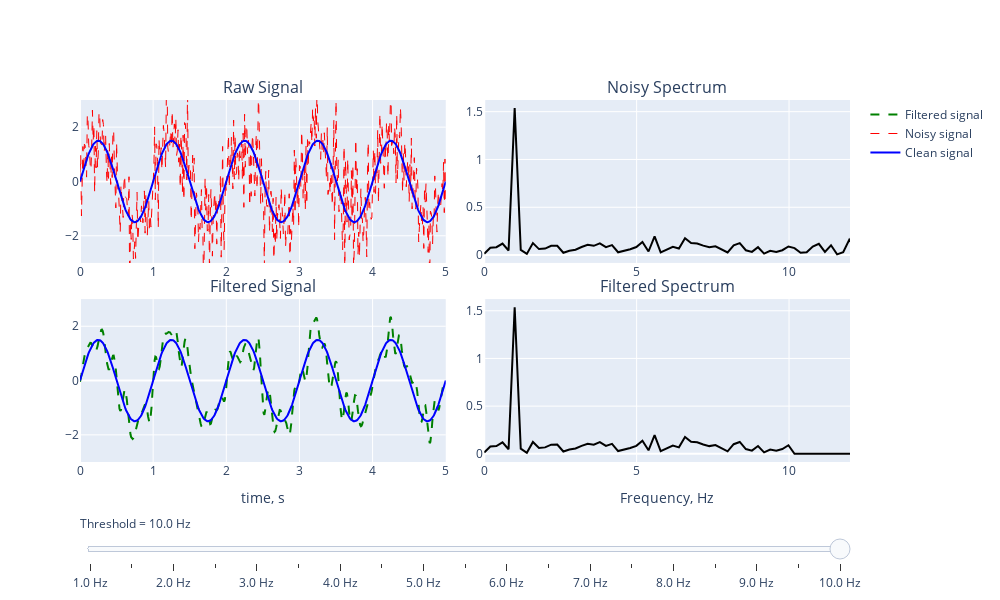

Notebook code cell kept with this figure:
### Code cell
import plotly.graph_objects as go
from plotly.subplots import make_subplots
import numpy as np

ts = np.arange(2,21)*0.5
Nt = len(ts)

# Parameter setup
T = 5.0         # Sample Period
fs = 100.0      # sample rate, Hz
n = int(T * fs) # total number of samples
t = np.linspace(0, T, n+1)
# sin wave
sig = 1.5*np.sin(2*np.pi*t)
noise = np.random.randn(n+1)  # Random noise, more likely in real life

# Prepare data
data = sig + ns*noise
spec = np.fft.fft(data)
freq = np.fft.fftfreq(n+1, d=1/fs)
def getSpec(fr, sp):
    _s = np.sqrt(sp.real**2+sp.imag**2)/(n+1)
    _m = fr>=0
    return fr[_m], _s[_m]*2
fr, sp = getSpec(freq, spec)

splp = np.zeros((Nt, len(fr)))
filt = np.zeros((Nt, n+1))
for i in range(Nt):
    mask = np.abs(freq) > ts[i]
    _sp = np.copy(spec)
    _sp[mask] = 0.0
    _, splp[i] = getSpec(freq, _sp)
    filt[i] = np.fft.ifft(_sp).real

# Make the plots
fig = make_subplots(rows=2, cols=2,
                    vertical_spacing=0.1, horizontal_spacing=0.05,
                    subplot_titles=("Raw Signal", "Noisy Spectrum", "Filtered Signal", "Filtered Spectrum"))

# Add traces, one for each slider step
## Varying signals
### Filtered signal
for _i in range(Nt):
    fig.add_trace(
        go.Scatter(
            visible=False, line=dict(color="green", width=2, dash='dash'), mode='lines',
            name="Filtered signal", x=t, y=filt[_i]), row=2, col=1)
### Filtered spectrum
for _i in range(Nt):
    fig.add_trace(
        go.Scatter(
            visible=False, line=dict(color="black", width=2),
            name="Filtered spectrum", x=fr, y=splp[_i], showlegend=False), row=2, col=2)
fig.data[Nt-1].visible = True
fig.data[2*Nt-1].visible = True
## Fixed signals
### Original signals
fig.add_trace(go.Scatter(
    visible=True, line=dict(color="red", width=1, dash='dash'), mode='lines',
    name="Noisy signal", x=t, y=data), row=1, col=1)
fig.add_trace(go.Scatter(
    visible=True, line=dict(color="blue", width=2), mode='lines',
    name="Clean signal", x=t, y=sig), row=1, col=1)
### Reference spectrum
fig.add_trace(go.Scatter(
    visible=True, line=dict(color="black", width=2),
    name="Noisy spectrum", x=fr, y=sp, showlegend=False), row=1, col=2)
### Reference signal
fig.add_trace(go.Scatter(
    visible=True, line=dict(color="blue", width=2), mode='lines',
    name="Clean signal", x=t, y=sig, showlegend=False), row=2, col=1)

# Create and add slider
steps = []
for i in range(Nt):
    step = dict(
        method="update",
        args=[{"visible": [False] * (2*Nt) + [True]*4}],
        label=f"{ts[i]} Hz"
    )
    step["args"][0]["visible"][i] = True
    step["args"][0]["visible"][i+Nt] = True
    steps.append(step)

sliders = [dict(
    active=Nt-1,
    currentvalue={"prefix": "Threshold = "},
    pad={"t": 50},
    steps=steps
)]

fig.update_layout(
    sliders=sliders,
    autosize=False,
    width=1000,
    height=600)
fig.update_yaxes(row=1, col=1, range=[-3,3])
fig.update_xaxes(row=1, col=2, range=[0,12])
fig.update_xaxes(row=2, col=1, title_text='time, s')
fig.update_yaxes(row=2, col=1, range=[-3,3])
fig.update_xaxes(row=2, col=2, range=[0,12], title_text='Frequency, Hz')

fig.show()

### Figure 1 — Plotly figure (JSON) as saved in the notebook; plotly's stock layout.template omitted (floating-point values rounded to 4 significant figures; data arrays with more than 128 entries replaced by an {"elided": "..."} marker saying what was removed)
{"data": [{"line": {"color": "green", "dash": "dash", "width": 2}, "mode": "lines", "name": "Filtered signal", "type": "scatter", "visible": false, "x": {"elided": "501 float values"}, "xaxis": "x3", "y": {"elided": "501 float values"}, "yaxis": "y3"}, {"line": {"color": "green", "dash": "dash", "width": 2}, "mode": "lines", "name": "Filtered signal", "type": "scatter", "visible": false, "x": {"elided": "501 float values"}, "xaxis": "x3", "y": {"elided": "501 float values"}, "yaxis": "y3"}, {"line": {"color": "green", "dash": "dash", "width": 2}, "mode": "lines", "name": "Filtered signal", "type": "scatter", "visible": false, "x": {"elided": "501 float values"}, "xaxis": "x3", "y": {"elided": "501 float values"}, "yaxis": "y3"}, {"line": {"color": "green", "dash": "dash", "width": 2}, "mode": "lines", "name": "Filtered signal", "type": "scatter", "visible": false, "x": {"elided": "501 float values"}, "xaxis": "x3", "y": {"elided": "501 float values"}, "yaxis": "y3"}, {"line": {"color": "green", "dash": "dash", "width": 2}, "mode": "lines", "name": "Filtered signal", "type": "scatter", "visible": false, "x": {"elided": "501 float values"}, "xaxis": "x3", "y": {"elided": "501 float values"}, "yaxis": "y3"}, {"line": {"color": "green", "dash": "dash", "width": 2}, "mode": "lines", "name": "Filtered signal", "type": "scatter", "visible": false, "x": {"elided": "501 float values"}, "xaxis": "x3", "y": {"elided": "501 float values"}, "yaxis": "y3"}, {"line": {"color": "green", "dash": "dash", "width": 2}, "mode": "lines", "name": "Filtered signal", "type": "scatter", "visible": false, "x": {"elided": "501 float values"}, "xaxis": "x3", "y": {"elided": "501 float values"}, "yaxis": "y3"}, {"line": {"color": "green", "dash": "dash", "width": 2}, "mode": "lines", "name": "Filtered signal", "type": "scatter", "visible": false, "x": {"elided": "501 float values"}, "xaxis": "x3", "y": {"elided": "501 float values"}, "yaxis": "y3"}, {"line": {"color": "green", "dash": "dash", "width": 2}, "mode": "lines", "name": "Filtered signal", "type": "scatter", "visible": false, "x": {"elided": "501 float values"}, "xaxis": "x3", "y": {"elided": "501 float values"}, "yaxis": "y3"}, {"line": {"color": "green", "dash": "dash", "width": 2}, "mode": "lines", "name": "Filtered signal", "type": "scatter", "visible": false, "x": {"elided": "501 float values"}, "xaxis": "x3", "y": {"elided": "501 float values"}, "yaxis": "y3"}, {"line": {"color": "green", "dash": "dash", "width": 2}, "mode": "lines", "name": "Filtered signal", "type": "scatter", "visible": false, "x": {"elided": "501 float values"}, "xaxis": "x3", "y": {"elided": "501 float values"}, "yaxis": "y3"}, {"line": {"color": "green", "dash": "dash", "width": 2}, "mode": "lines", "name": "Filtered signal", "type": "scatter", "visible": false, "x": {"elided": "501 float values"}, "xaxis": "x3", "y": {"elided": "501 float values"}, "yaxis": "y3"}, {"line": {"color": "green", "dash": "dash", "width": 2}, "mode": "lines", "name": "Filtered signal", "type": "scatter", "visible": false, "x": {"elided": "501 float values"}, "xaxis": "x3", "y": {"elided": "501 float values"}, "yaxis": "y3"}, {"line": {"color": "green", "dash": "dash", "width": 2}, "mode": "lines", "name": "Filtered signal", "type": "scatter", "visible": false, "x": {"elided": "501 float values"}, "xaxis": "x3", "y": {"elided": "501 float values"}, "yaxis": "y3"}, {"line": {"color": "green", "dash": "dash", "width": 2}, "mode": "lines", "name": "Filtered signal", "type": "scatter", "visible": false, "x": {"elided": "501 float values"}, "xaxis": "x3", "y": {"elided": "501 float values"}, "yaxis": "y3"}, {"line": {"color": "green", "dash": "dash", "width": 2}, "mode": "lines", "name": "Filtered signal", "type": "scatter", "visible": false, "x": {"elided": "501 float values"}, "xaxis": "x3", "y": {"elided": "501 float values"}, "yaxis": "y3"}, {"line": {"color": "green", "dash": "dash", "width": 2}, "mode": "lines", "name": "Filtered signal", "type": "scatter", "visible": false, "x": {"elided": "501 float values"}, "xaxis": "x3", "y": {"elided": "501 float values"}, "yaxis": "y3"}, {"line": {"color": "green", "dash": "dash", "width": 2}, "mode": "lines", "name": "Filtered signal", "type": "scatter", "visible": false, "x": {"elided": "501 float values"}, "xaxis": "x3", "y": {"elided": "501 float values"}, "yaxis": "y3"}, {"line": {"color": "green", "dash": "dash", "width": 2}, "mode": "lines", "name": "Filtered signal", "type": "scatter", "visible": true, "x": {"elided": "501 float values"}, "xaxis": "x3", "y": {"elided": "501 float values"}, "yaxis": "y3"}, {"line": {"color": "black", "width": 2}, "name": "Filtered spectrum", "showlegend": false, "type": "scatter", "visible": false, "x": {"elided": "251 float values"}, "xaxis": "x4", "y": {"elided": "251 float values"}, "yaxis": "y4"}, {"line": {"color": "black", "width": 2}, "name": "Filtered spectrum", "showlegend": false, "type": "scatter", "visible": false, "x": {"elided": "251 float values"}, "xaxis": "x4", "y": {"elided": "251 float values"}, "yaxis": "y4"}, {"line": {"color": "black", "width": 2}, "name": "Filtered spectrum", "showlegend": false, "type": "scatter", "visible": false, "x": {"elided": "251 float values"}, "xaxis": "x4", "y": {"elided": "251 float values"}, "yaxis": "y4"}, {"line": {"color": "black", "width": 2}, "name": "Filtered spectrum", "showlegend": false, "type": "scatter", "visible": false, "x": {"elided": "251 float values"}, "xaxis": "x4", "y": {"elided": "251 float values"}, "yaxis": "y4"}, {"line": {"color": "black", "width": 2}, "name": "Filtered spectrum", "showlegend": false, "type": "scatter", "visible": false, "x": {"elided": "251 float values"}, "xaxis": "x4", "y": {"elided": "251 float values"}, "yaxis": "y4"}, {"line": {"color": "black", "width": 2}, "name": "Filtered spectrum", "showlegend": false, "type": "scatter", "visible": false, "x": {"elided": "251 float values"}, "xaxis": "x4", "y": {"elided": "251 float values"}, "yaxis": "y4"}, {"line": {"color": "black", "width": 2}, "name": "Filtered spectrum", "showlegend": false, "type": "scatter", "visible": false, "x": {"elided": "251 float values"}, "xaxis": "x4", "y": {"elided": "251 float values"}, "yaxis": "y4"}, {"line": {"color": "black", "width": 2}, "name": "Filtered spectrum", "showlegend": false, "type": "scatter", "visible": false, "x": {"elided": "251 float values"}, "xaxis": "x4", "y": {"elided": "251 float values"}, "yaxis": "y4"}, {"line": {"color": "black", "width": 2}, "name": "Filtered spectrum", "showlegend": false, "type": "scatter", "visible": false, "x": {"elided": "251 float values"}, "xaxis": "x4", "y": {"elided": "251 float values"}, "yaxis": "y4"}, {"line": {"color": "black", "width": 2}, "name": "Filtered spectrum", "showlegend": false, "type": "scatter", "visible": false, "x": {"elided": "251 float values"}, "xaxis": "x4", "y": {"elided": "251 float values"}, "yaxis": "y4"}, {"line": {"color": "black", "width": 2}, "name": "Filtered spectrum", "showlegend": false, "type": "scatter", "visible": false, "x": {"elided": "251 float values"}, "xaxis": "x4", "y": {"elided": "251 float values"}, "yaxis": "y4"}, {"line": {"color": "black", "width": 2}, "name": "Filtered spectrum", "showlegend": false, "type": "scatter", "visible": false, "x": {"elided": "251 float values"}, "xaxis": "x4", "y": {"elided": "251 float values"}, "yaxis": "y4"}, {"line": {"color": "black", "width": 2}, "name": "Filtered spectrum", "showlegend": false, "type": "scatter", "visible": false, "x": {"elided": "251 float values"}, "xaxis": "x4", "y": {"elided": "251 float values"}, "yaxis": "y4"}, {"line": {"color": "black", "width": 2}, "name": "Filtered spectrum", "showlegend": false, "type": "scatter", "visible": false, "x": {"elided": "251 float values"}, "xaxis": "x4", "y": {"elided": "251 float values"}, "yaxis": "y4"}, {"line": {"color": "black", "width": 2}, "name": "Filtered spectrum", "showlegend": false, "type": "scatter", "visible": false, "x": {"elided": "251 float values"}, "xaxis": "x4", "y": {"elided": "251 float values"}, "yaxis": "y4"}, {"line": {"color": "black", "width": 2}, "name": "Filtered spectrum", "showlegend": false, "type": "scatter", "visible": false, "x": {"elided": "251 float values"}, "xaxis": "x4", "y": {"elided": "251 float values"}, "yaxis": "y4"}, {"line": {"color": "black", "width": 2}, "name": "Filtered spectrum", "showlegend": false, "type": "scatter", "visible": false, "x": {"elided": "251 float values"}, "xaxis": "x4", "y": {"elided": "251 float values"}, "yaxis": "y4"}, {"line": {"color": "black", "width": 2}, "name": "Filtered spectrum", "showlegend": false, "type": "scatter", "visible": false, "x": {"elided": "251 float values"}, "xaxis": "x4", "y": {"elided": "251 float values"}, "yaxis": "y4"}, {"line": {"color": "black", "width": 2}, "name": "Filtered spectrum", "showlegend": false, "type": "scatter", "visible": true, "x": {"elided": "251 float values"}, "xaxis": "x4", "y": {"elided": "251 float values"}, "yaxis": "y4"}, {"line": {"color": "red", "dash": "dash", "width": 1}, "mode": "lines", "name": "Noisy signal", "type": "scatter", "visible": true, "x": {"elided": "501 float values"}, "xaxis": "x", "y": {"elided": "501 float values"}, "yaxis": "y"}, {"line": {"color": "blue", "width": 2}, "mode": "lines", "name": "Clean signal", "type": "scatter", "visible": true, "x": {"elided": "501 float values"}, "xaxis": "x", "y": {"elided": "501 float values"}, "yaxis": "y"}, {"line": {"color": "black", "width": 2}, "name": "Noisy spectrum", "showlegend": false, "type": "scatter", "visible": true, "x": {"elided": "251 float values"}, "xaxis": "x2", "y": {"elided": "251 float values"}, "yaxis": "y2"}, {"line": {"color": "blue", "width": 2}, "mode": "lines", "name": "Clean signal", "showlegend": false, "type": "scatter", "visible": true, "x": {"elided": "501 float values"}, "xaxis": "x3", "y": {"elided": "501 float values"}, "yaxis": "y3"}], "layout": {"annotations": [{"font": {"size": 16}, "showarrow": false, "text": "Raw Signal", "x": 0.2375, "xanchor": "center", "xref": "paper", "y": 1, "yanchor": "bottom", "yref": "paper"}, {"font": {"size": 16}, "showarrow": false, "text": "Noisy Spectrum", "x": 0.7625, "xanchor": "center", "xref": "paper", "y": 1, "yanchor": "bottom", "yref": "paper"}, {"font": {"size": 16}, "showarrow": false, "text": "Filtered Signal", "x": 0.2375, "xanchor": "center", "xref": "paper", "y": 0.45, "yanchor": "bottom", "yref": "paper"}, {"font": {"size": 16}, "showarrow": false, "text": "Filtered Spectrum", "x": 0.7625, "xanchor": "center", "xref": "paper", "y": 0.45, "yanchor": "bottom", "yref": "paper"}], "autosize": false, "height": 600, "sliders": [{"active": 18, "currentvalue": {"prefix": "Threshold = "}, "pad": {"t": 50}, "steps": [{"args": [{"visible": [true, false, false, false, false, false, false, false, false, false, false, false, false, false, false, false, false, false, false, true, false, false, false, false, false, false, false, false, false, false, false, false, false, false, false, false, false, false, true, true, true, true]}], "label": "1.0 Hz", "method": "update"}, {"args": [{"visible": [false, true, false, false, false, false, false, false, false, false, false, false, false, false, false, false, false, false, false, false, true, false, false, false, false, false, false, false, false, false, false, false, false, false, false, false, false, false, true, true, true, true]}], "label": "1.5 Hz", "method": "update"}, {"args": [{"visible": [false, false, true, false, false, false, false, false, false, false, false, false, false, false, false, false, false, false, false, false, false, true, false, false, false, false, false, false, false, false, false, false, false, false, false, false, false, false, true, true, true, true]}], "label": "2.0 Hz", "method": "update"}, {"args": [{"visible": [false, false, false, true, false, false, false, false, false, false, false, false, false, false, false, false, false, false, false, false, false, false, true, false, false, false, false, false, false, false, false, false, false, false, false, false, false, false, true, true, true, true]}], "label": "2.5 Hz", "method": "update"}, {"args": [{"visible": [false, false, false, false, true, false, false, false, false, false, false, false, false, false, false, false, false, false, false, false, false, false, false, true, false, false, false, false, false, false, false, false, false, false, false, false, false, false, true, true, true, true]}], "label": "3.0 Hz", "method": "update"}, {"args": [{"visible": [false, false, false, false, false, true, false, false, false, false, false, false, false, false, false, false, false, false, false, false, false, false, false, false, true, false, false, false, false, false, false, false, false, false, false, false, false, false, true, true, true, true]}], "label": "3.5 Hz", "method": "update"}, {"args": [{"visible": [false, false, false, false, false, false, true, false, false, false, false, false, false, false, false, false, false, false, false, false, false, false, false, false, false, true, false, false, false, false, false, false, false, false, false, false, false, false, true, true, true, true]}], "label": "4.0 Hz", "method": "update"}, {"args": [{"visible": [false, false, false, false, false, false, false, true, false, false, false, false, false, false, false, false, false, false, false, false, false, false, false, false, false, false, true, false, false, false, false, false, false, false, false, false, false, false, true, true, true, true]}], "label": "4.5 Hz", "method": "update"}, {"args": [{"visible": [false, false, false, false, false, false, false, false, true, false, false, false, false, false, false, false, false, false, false, false, false, false, false, false, false, false, false, true, false, false, false, false, false, false, false, false, false, false, true, true, true, true]}], "label": "5.0 Hz", "method": "update"}, {"args": [{"visible": [false, false, false, false, false, false, false, false, false, true, false, false, false, false, false, false, false, false, false, false, false, false, false, false, false, false, false, false, true, false, false, false, false, false, false, false, false, false, true, true, true, true]}], "label": "5.5 Hz", "method": "update"}, {"args": [{"visible": [false, false, false, false, false, false, false, false, false, false, true, false, false, false, false, false, false, false, false, false, false, false, false, false, false, false, false, false, false, true, false, false, false, false, false, false, false, false, true, true, true, true]}], "label": "6.0 Hz", "method": "update"}, {"args": [{"visible": [false, false, false, false, false, false, false, false, false, false, false, true, false, false, false, false, false, false, false, false, false, false, false, false, false, false, false, false, false, false, true, false, false, false, false, false, false, false, true, true, true, true]}], "label": "6.5 Hz", "method": "update"}, {"args": [{"visible": [false, false, false, false, false, false, false, false, false, false, false, false, true, false, false, false, false, false, false, false, false, false, false, false, false, false, false, false, false, false, false, true, false, false, false, false, false, false, true, true, true, true]}], "label": "7.0 Hz", "method": "update"}, {"args": [{"visible": [false, false, false, false, false, false, false, false, false, false, false, false, false, true, false, false, false, false, false, false, false, false, false, false, false, false, false, false, false, false, false, false, true, false, false, false, false, false, true, true, true, true]}], "label": "7.5 Hz", "method": "update"}, {"args": [{"visible": [false, false, false, false, false, false, false, false, false, false, false, false, false, false, true, false, false, false, false, false, false, false, false, false, false, false, false, false, false, false, false, false, false, true, false, false, false, false, true, true, true, true]}], "label": "8.0 Hz", "method": "update"}, {"args": [{"visible": [false, false, false, false, false, false, false, false, false, false, false, false, false, false, false, true, false, false, false, false, false, false, false, false, false, false, false, false, false, false, false, false, false, false, true, false, false, false, true, true, true, true]}], "label": "8.5 Hz", "method": "update"}, {"args": [{"visible": [false, false, false, false, false, false, false, false, false, false, false, false, false, false, false, false, true, false, false, false, false, false, false, false, false, false, false, false, false, false, false, false, false, false, false, true, false, false, true, true, true, true]}], "label": "9.0 Hz", "method": "update"}, {"args": [{"visible": [false, false, false, false, false, false, false, false, false, false, false, false, false, false, false, false, false, true, false, false, false, false, false, false, false, false, false, false, false, false, false, false, false, false, false, false, true, false, true, true, true, true]}], "label": "9.5 Hz", "method": "update"}, {"args": [{"visible": [false, false, false, false, false, false, false, false, false, false, false, false, false, false, false, false, false, false, true, false, false, false, false, false, false, false, false, false, false, false, false, false, false, false, false, false, false, true, true, true, true, true]}], "label": "10.0 Hz", "method": "update"}]}], "width": 1000, "xaxis": {"anchor": "y", "domain": [0, 0.475]}, "xaxis2": {"anchor": "y2", "domain": [0.525, 1], "range": [0, 12]}, "xaxis3": {"anchor": "y3", "domain": [0, 0.475], "title": {"text": "time, s"}}, "xaxis4": {"anchor": "y4", "domain": [0.525, 1], "range": [0, 12], "title": {"text": "Frequency, Hz"}}, "yaxis": {"anchor": "x", "domain": [0.55, 1], "range": [-3, 3]}, "yaxis2": {"anchor": "x2", "domain": [0.55, 1]}, "yaxis3": {"anchor": "x3", "domain": [0, 0.45], "range": [-3, 3]}, "yaxis4": {"anchor": "x4", "domain": [0, 0.45]}}}
